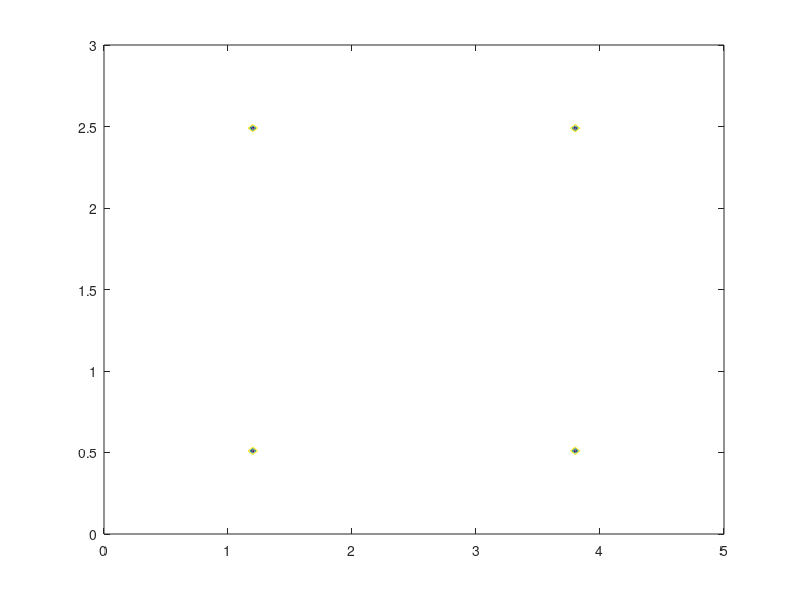
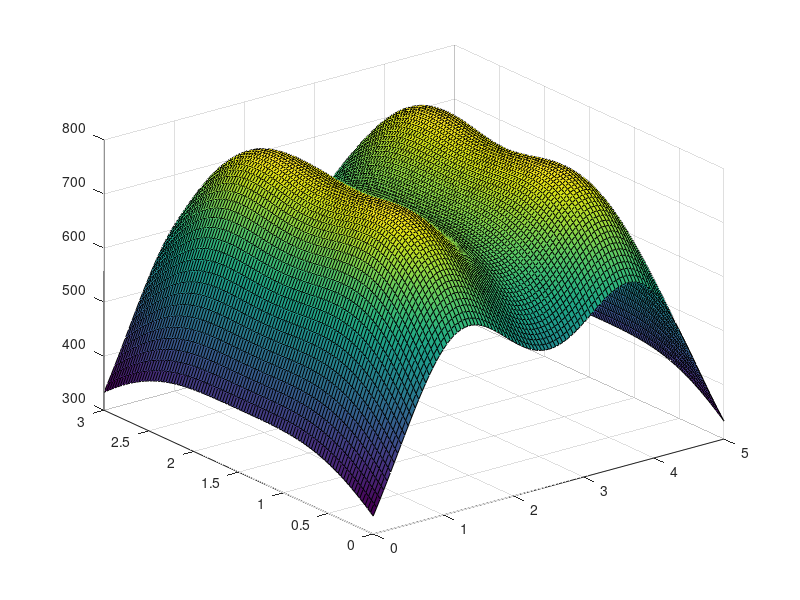

Recreate these plots in MATLAB, in order.
%
% record of revisions:
%  15/07/2017
%  
%
% D = sqrt( (1.2-xr)^2+(0.5-yr)^2+1.87^2);
% cos(phi) = 1.87/sqrt( (1.2-xr)^2+(0.5-yr)^2+1.87^2)=1.87/D
%  
% m = -log(2)/log(cos(phi/2))
% h =((m+1)*Ar/2*pi*D*D)*cos(phi)^m*cos(psi)= ((m+1)*Ar/2*pi*D*D)*(1.87/D)^m*(f/(1.15*D));
% f = 0.543*(1.2-xr)+0.198*(0.5-yr)+1.87
% mod(vn) = 1.15;
% 1.87^2= 3.497
 %[x,y] = meshgrid(0:0.5:5, 0:0.5:3);

 clear all;clc;
%  xr, yr set to 101 points respectively;
x = 0:0.05:5;
y = 0:0.03:3;
[xr,yr] = meshgrid(x,y);
 
 % PD effective area
Ar = 1.5e-3;

 % calculate the distance between the LED1 and (xr,yr),that is D1
 % Xrt1 = [ a1,b1,1.87]
 % For LED2,LED3,LED4,the same as the LED1
a1 = 1.2-xr;
a2 = 3.8-xr;
a3 = 1.2-xr;
a4 = 3.8-xr;

b1 = 0.5-yr;
b2 = 0.5-yr;
b3 = 2.5-yr;
b4 = 2.5-yr;

c1 = a1.^2;
d1 = b1.^2;
c2 = a2.^2;
d2 = b2.^2;
c3 = a3.^2;
d3 = b3.^2;
c4 = a4.^2;
d4 = b4.^2;

D1 = sqrt(c1+d1+3.497);
D2 = sqrt(c2+d2+3.497);
D3 = sqrt(c3+d3+3.497);
D4 = sqrt(c4+d4+3.497);


 % vdp --vector dot product,that is Vrt*Vn   
 % Vrt = (x-xr,y-yr,z-zr)=(a-xr,b-yr,1.87)
 % Vn = (0.543,0.198,1)
vdp1 = 0.543*a1+0.198*b1+1.87;
vdp2 = 0.543*a2+0.198*b2+1.87;
vdp3 = 0.543*a3+0.198*b3+1.87;
vdp4 = 0.543*a4+0.198*b4+1.87;

% calculate the Lambertian parameters of four LEDs,that is m1,m2,m3,m4
% cos(phi/2) = sqrt( ( 1+cos(phi) )/2=sqrt((1+1.87./D)/2)
 
m1 =  -log(2)./log(sqrt((1+1.87./D1)/2));
m2 =  -log(2)./log(sqrt((1+1.87./D2)/2));
m3 =  -log(2)./log(sqrt((1+1.87./D3)/2));
m4 =  -log(2)./log(sqrt((1+1.87./D4)/2));


% calculate the LOS link gain h for four LEDs,
% cos(psi) =(Vrt*Vn)/(|Vrt|*|Vn|) =vdp./(1.15*D)
% cos(phi) = |zt-zr|/sqrt((xt-xr).^2+(yt-yr).^2+(zt-zr).^2)=1.87./D
h1 = (Ar*(m1+1)./(2*pi*D1.^2)).*(vdp1./(1.15*D1)).*(1.87./D1).^m1;
h2 = (Ar*(m2+1)./(2*pi*D2.^2)).*(vdp2./(1.15*D2)).*(1.87./D2).^m2;
h3 = (Ar*(m3+1)./(2*pi*D3.^2)).*(vdp3./(1.15*D3)).*(1.87./D3).^m3;
h4 = (Ar*(m4+1)./(2*pi*D4.^2)).*(vdp4./(1.15*D4)).*(1.87./D4).^m4;

%%%%%%%%%%%%%%
% maximum of h1,h2,h3,h4 is the link gain and the other three as the
% interference

 
h11 = zeros(101,101);
h12 = zeros(101,101);
h13 = zeros(101,101);
h14 = zeros(101,101);
h21 = zeros(101,101);
h22 = zeros(101,101);
h23 = zeros(101,101);
h24 = zeros(101,101);
h31 = zeros(101,101);
h32 = zeros(101,101);
h33 = zeros(101,101);
h34 = zeros(101,101);
h41 = zeros(101,101);
h42 = zeros(101,101);
h43 = zeros(101,101);
h44 = zeros(101,101);

%to calculate the largest link gain for 4 LEDs, the other three link gain
%as interference
% h11 is the LOS link gain for LED1 , and the other h12,h13,h14 as the
% interference
for ii = 1:101
    for jj = 1:101
        
if h1(ii,jj)>=h2(ii,jj)&&h1(ii,jj)>=h3(ii,jj)&&h1(ii,jj)>=h4(ii,jj)
    h11(ii,jj) = h1(ii,jj);
    h12(ii,jj) = h2(ii,jj);
    h13(ii,jj) = h3(ii,jj);
    h14(ii,jj) = h4(ii,jj);
elseif h2(ii,jj)>=h1(ii,jj)&&h2(ii,jj)>=h3(ii,jj)&&h2(ii,jj)>=h4(ii,jj)
    h21(ii,jj) = h1(ii,jj);
    h22(ii,jj) = h2(ii,jj);
    h23(ii,jj) = h3(ii,jj);
    h24(ii,jj) = h4(ii,jj);
elseif h3(ii,jj)>=h1(ii,jj)&&h3(ii,jj)>=h2(ii,jj)&&h3(ii,jj)>=h4(ii,jj)
    h31(ii,jj) = h1(ii,jj);
    h32(ii,jj) = h2(ii,jj);
    h33(ii,jj) = h3(ii,jj);
    h34(ii,jj) = h4(ii,jj);
elseif h4(ii,jj)>=h1(ii,jj)&&h4(ii,jj)>=h2(ii,jj)&&h4(ii,jj)>=h3(ii,jj)
    h41(ii,jj) = h1(ii,jj);
    h42(ii,jj) = h2(ii,jj);
    h43(ii,jj) = h3(ii,jj);
    h44(ii,jj) = h4(ii,jj);
else
end

    end
end
 
%%% calculate the sum of interference for four LEDs
% h1j = h12+h13+h14 --the total interference for LED1
% similarily, h2j,h3j,h4j
h1j = zeros(101,101);
h2j = zeros(101,101);
h3j = zeros(101,101);
h4j = zeros(101,101);
for ii = 1:101;
    for jj = 1:101;
    if  h11(ii,jj)~=0
        h1j(ii,jj) = h12(ii,jj)+h13(ii,jj)+h14(ii,jj);
    else
    end
    end
end
for ii = 1:101;
    for jj = 1:101;
    if  h22(ii,jj)~=0
        h2j(ii,jj) = h21(ii,jj)+h23(ii,jj)+h24(ii,jj);
    else
    end
    end
end

for ii = 1:101;
    for jj = 1:101;
    if  h33(ii,jj)~=0
        h3j(ii,jj) = h31(ii,jj)+h32(ii,jj)+h34(ii,jj);
    else
    end
    end
end
for ii = 1:101;
    for jj = 1:101;
    if  h44(ii,jj)~=0
        h4j(ii,jj) = h41(ii,jj)+h42(ii,jj)+h43(ii,jj);
    else
    end
    end
end
 

q = 1.6e-19;
B =1e6;
ksi = 0.5;   % decision threshold
Rp = 2.933e-2;
p = 51.3*2;
pj = p*4;
Ibg = 1e-8;
I2 = 0.562;


sigmaI1 =  0.25*(pj^2)*(Rp^2)*h1j+2*q*Ibg*I2*B;
sigmaI2 =  0.25*(pj^2)*(Rp^2)*h2j+2*q*Ibg*I2*B;
sigmaI3 =  0.25*(pj^2)*(Rp^2)*h3j+2*q*Ibg*I2*B;
sigmaI4 =  0.25*(pj^2)*(Rp^2)*h4j+2*q*Ibg*I2*B;
ksai1 =  0.5*pj*Rp*h1j;
ksai2 =  0.5*pj*Rp*h2j;
ksai3 =  0.5*pj*Rp*h3j;
ksai4 =  0.5*pj*Rp*h4j;
kkk = ksai1;
 


%
z10 = zeros(101,101);
for ii = 1:101
    for jj = 1:101
      if sigmaI1(ii,jj)>=1e-6
         z10(ii,jj) =  (ksi - ksai1(ii,jj))./sqrt(sigmaI1(ii,jj));
      else  
        z10(ii,jj) = 0;
      end
    end 
end

z11 =zeros(101,101);
for ii = 1:101
    for jj = 1:101
        if sigmaI1(ii,jj)>=1e-6
            z11(ii,jj) = (p*Rp*h11(ii,jj)+ksai1(ii,jj)-ksi)./sqrt(sigmaI1(ii,jj)+2*q*p*Rp*B*h11(ii,jj));
        else  
            z11(ii,jj) = 0;
        end
    end
end

% test2 = z10;
% test1 = z11;
%        
% mmmm = 0.5*qfunc(z10);
% nnn = 0.5*qfunc(z11);


z20 = zeros(101,101);
for ii = 1:101
    for jj = 1:101
      if sigmaI2(ii,jj)>=1e-6
         z20(ii,jj) =  (ksi - ksai2(ii,jj))./sqrt(sigmaI2(ii,jj));
      else 
        z20(ii,jj) = 0;
      end
    end 
end

z21 =zeros(101,101);
for ii = 1:101
    for jj = 1:101
        if sigmaI2(ii,jj)>=1e-6
            z21(ii,jj) = (p*Rp*h22(ii,jj)+ksai2(ii,jj)-ksi)./sqrt(sigmaI2(ii,jj)+2*q*p*Rp*B*h22(ii,jj));
        else  
            z21(ii,jj) = 0;
        end
    end
end

z30 = zeros(101,101);
for ii = 1:101
    for jj = 1:101
      if sigmaI3(ii,jj)>=1e-6
         z30(ii,jj) =  (ksi - ksai3(ii,jj))./sqrt(sigmaI3(ii,jj));
      else  
        z30(ii,jj) = 0;
      end
    end 
end

z31 =zeros(101,101);
for ii = 1:101
    for jj = 1:101
        if sigmaI3(ii,jj)>=1e-6
            z31(ii,jj) = (p*Rp*h33(ii,jj)+ksai3(ii,jj)-ksi)./sqrt(sigmaI3(ii,jj)+2*q*p*Rp*B*h33(ii,jj));
        else  
            z31(ii,jj) = 0;
        end
    end
end



z40 = zeros(101,101);
for ii = 1:101
    for jj = 1:101
      if sigmaI4(ii,jj)>=1e-6
         z40(ii,jj) =  (ksi - ksai4(ii,jj))./sqrt(sigmaI4(ii,jj));
      else 
        z40(ii,jj) = 0;
      end
    end 
end

z41 =zeros(101,101);
for ii = 1:101
    for jj = 1:101
        if sigmaI4(ii,jj)>=1e-6
            z41(ii,jj) = (p*Rp*h44(ii,jj)+ksai4(ii,jj)-ksi)./sqrt(sigmaI4(ii,jj)+2*q*p*Rp*B*h44(ii,jj));
        else  
            z41(ii,jj) = 0;
        end
    end
end
 
ber11 = 0.5*qfunc(z10)+0.5*qfunc(z11);
ber22 = 0.5*qfunc(z20)+0.5*qfunc(z21);
ber33 = 0.5*qfunc(z30)+0.5*qfunc(z31);
ber44 = 0.5*qfunc(z40)+0.5*qfunc(z41);
ber = ber11+ber22+ber33+ber44;

v = [0.01,0.001,1e-5];
out11 = contour(xr,yr,ber,3);
% hold on
% out22 = contour(xr,yr,ber22,[3]);
% hold on
% out33 = contour(xr,yr,ber33,[3]);
% hold on
% out44 = contour(xr,yr,ber44,[3]);

%[0.01,0.001,1e-5]

%%%%%%%%%%%%%%%%%%%%%%%%%%%%%%%%%%%%%%%%%%%%%%%%%%%%
% % figure(2)  intensity;
%%%%%%%%%%%%%%%%%%%%%%%%%%%%%%%%%%%%%%%%%%%%%%%%%%%%
figure(2)
L = 6000;
mm1 = ones(101,101);
 
LL1 = (mm1+1);
 
I1 = (L*LL1.*((1.87./D1).^LL1))./(2*pi*D1.^2);
I2 = (L*LL1.*((1.87./D2).^LL1))./(2*pi*D2.^2);
I3 = (L*LL1.*((1.87./D3).^LL1))./(2*pi*D3.^2);
I4 = (L*LL1.*((1.87./D4).^LL1))./(2*pi*D4.^2);
I = I1+I2+I3+I4;
 figure(2)
surf(xr,yr,I);
 
 
%%%%%%%%%%%%%%%%%%%%%%%%%%%%%%%%%%%%%%%%%% 
 
 
